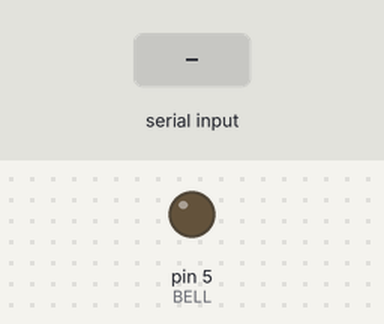
Bench run of a sketch on a simulated Arduino Uno, built with avr-gcc and run on an emulated ATmega328P. Parts: output pins drawn as LEDs (lit = HIGH). The test bench sets the inputs (shaded band). What the sketch prints to the serial monitor is not drawn.

Above: at 1.2 s.
1.3 s: "D" received over Serial
Timing chart, 0 to 4.3 s (numbered marks = the images above; inputs shaded):
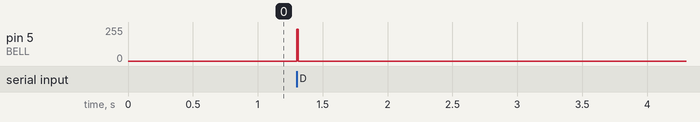

The sketch:

buzzer_node.ino
```cpp
// Pin where the buzzer is connected
const int BELL = 5;

void setup()
{
  pinMode(BELL, OUTPUT);
  Serial.begin(9600);
}

void loop()
{
  if (Serial.available() > 0)
  {
    if (Serial.read() == 'D')
    {
      // Send 'A' to tell the other node that
      //  it is playing a beep in the buzzer
      Serial.print("A");

      analogWrite(BELL, 240);
      delay(10);
      analogWrite(BELL, 0);
    }
  }
}
```

Measured:
- after the input at 1.3 s, pin 5 (BELL): 0/255 → 240/255 at once, → 0/255 0.01 s later
